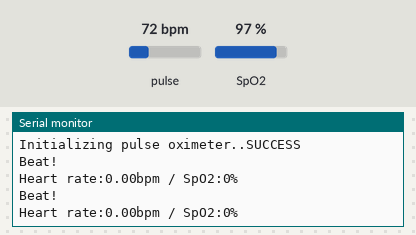
The sketch below on a simulated Arduino Uno, built with avr-gcc and run on an emulated ATmega328P. Shown: the last lines printed to the serial monitor. The test bench sets the inputs (shaded band); at power-on: pulse 72 bpm, SpO2 97 %.

Above: at 3.2 s.
3.3 s: pulse set to 42 bpm
At 4.7 s:
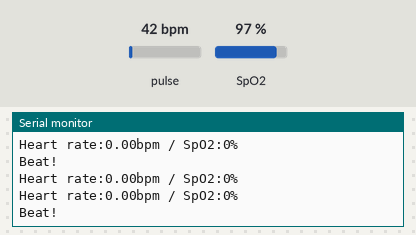
4.8 s: SpO2 set to 80 %
At 5.4 s:
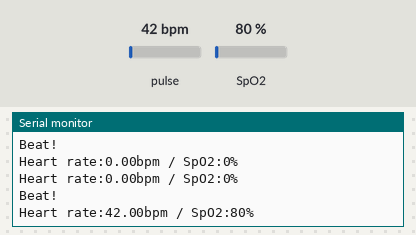
6.3 s: pulse set to 70 bpm
At 9.8 s:
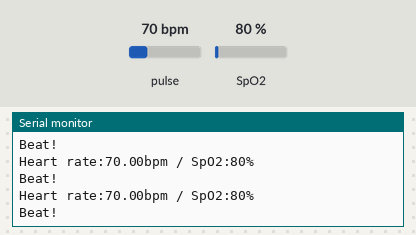
Timing chart, 0 to 11.3 s (numbered marks = the images above; inputs shaded):
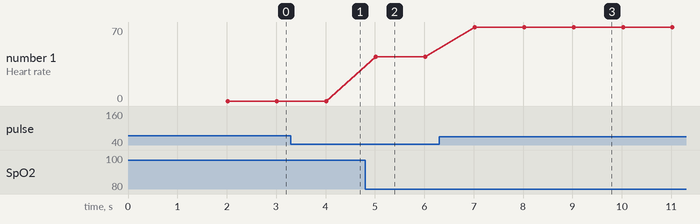

The sketch:

pulse_with_lcd.ino
```cpp
#include <Wire.h>
#include "MAX30100_PulseOximeter.h"

#include <LiquidCrystal.h>
const int rs = 13;
const int en = 12;
const int d4 = 11;
const int d5 = 10;
const int d6 = 9;
const int d7 = 8;
LiquidCrystal lcd(rs, en, d4, d5, d6, d7);

#define REPORTING_PERIOD_MS     1000

PulseOximeter pox;
uint32_t tsLastReport = 0;

void onBeatDetected()
{
    Serial.println("Beat!");
}

void setup()
{

    Serial.begin(9600);
    Serial.print("Initializing pulse oximeter..");

    lcd.clear();
    lcd.setCursor(3,0);
    lcd.print("Pulse Oximeter");
    delay(2000);
    // Initialize the PulseOximeter instance
    // Failures are generally due to an improper I2C wiring, missing power supply
    // or wrong target chip
    if (!pox.begin()) {
        Serial.println("FAILED");
        for(;;);
    } else {
        Serial.println("SUCCESS");
    }
    lcd.clear();
     pox.setIRLedCurrent(MAX30100_LED_CURR_7_6MA);

    // Register a callback for the beat detection
    pox.setOnBeatDetectedCallback(onBeatDetected);
}

void loop()
{
    // Make sure to call update as fast as possible
    pox.update();
    if (millis() - tsLastReport > REPORTING_PERIOD_MS) {
        Serial.print("Heart rate:");
        Serial.print(pox.getHeartRate());
        Serial.print("bpm / SpO2:");
        Serial.print(pox.getSpO2());
        Serial.println("%");


//        lcd.setCursor(0,0);
//        lcd.print("Heart rate:");
//        lcd.setCursor(11,0);
//        lcd.print(pox.getHeartRate());

        lcd.setCursor(0,0);
        lcd.print("SpO2:");
        lcd.setCursor(6,0);
        lcd.print(pox.getSpO2());
        lcd.setCursor(9,0);
        lcd.print("%");

        tsLastReport = millis();
    }
}
```

Measured:
- after the input at 4.8 s, the serial monitor: prints a new line after 0.21 s (image 2)
- after the input at 6.3 s, the serial monitor: prints a new line after 0.72 s (image 3)
- plotted number 1: 42 → 70 after the input at 6.3 s
